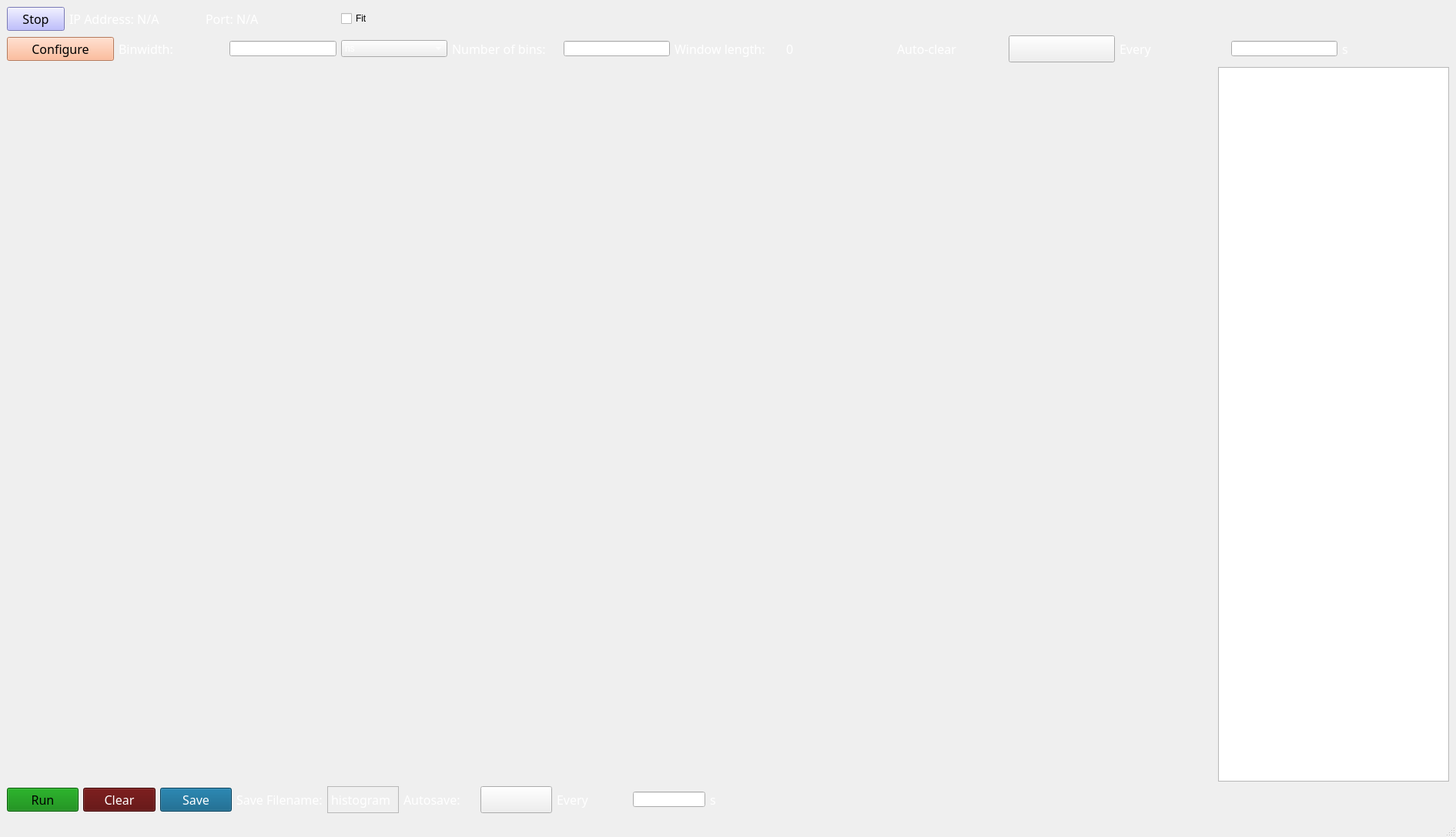
<?xml version="1.0" encoding="UTF-8"?>
<ui version="4.0">
 <class>MainWindow</class>
 <widget class="QMainWindow" name="MainWindow">
  <property name="geometry">
   <rect>
    <x>0</x>
    <y>0</y>
    <width>1891</width>
    <height>1087</height>
   </rect>
  </property>
  <property name="sizePolicy">
   <sizepolicy hsizetype="Expanding" vsizetype="Expanding">
    <horstretch>0</horstretch>
    <verstretch>0</verstretch>
   </sizepolicy>
  </property>
  <property name="windowTitle">
   <string>Count Histogram</string>
  </property>
  <property name="styleSheet">
   <string notr="true"/>
  </property>
  <widget class="QWidget" name="centralwidget">
   <layout class="QGridLayout" name="gridLayout">
    <item row="0" column="0" colspan="3">
     <layout class="QHBoxLayout" name="horizontalLayout">
      <property name="sizeConstraint">
       <enum>QLayout::SetMinimumSize</enum>
      </property>
      <item>
       <widget class="QPushButton" name="stop_button">
        <property name="maximumSize">
         <size>
          <width>75</width>
          <height>50</height>
         </size>
        </property>
        <property name="font">
         <font>
          <family>Calibri Light</family>
          <pointsize>12</pointsize>
         </font>
        </property>
        <property name="styleSheet">
         <string notr="true">background-color: rgb(170, 170, 255);</string>
        </property>
        <property name="text">
         <string>Stop</string>
        </property>
        <property name="checkable">
         <bool>true</bool>
        </property>
       </widget>
      </item>
      <item>
       <widget class="QLabel" name="ip_label">
        <property name="maximumSize">
         <size>
          <width>16777215</width>
          <height>50</height>
         </size>
        </property>
        <property name="font">
         <font>
          <family>Calibri Light</family>
          <pointsize>12</pointsize>
         </font>
        </property>
        <property name="styleSheet">
         <string notr="true">color: rgb(255, 255, 255);</string>
        </property>
        <property name="text">
         <string>IP Address: N/A</string>
        </property>
       </widget>
      </item>
      <item>
       <widget class="QLabel" name="port_label">
        <property name="maximumSize">
         <size>
          <width>16777215</width>
          <height>50</height>
         </size>
        </property>
        <property name="font">
         <font>
          <family>Calibri Light</family>
          <pointsize>12</pointsize>
         </font>
        </property>
        <property name="styleSheet">
         <string notr="true">color: rgb(255, 255, 255);</string>
        </property>
        <property name="text">
         <string>Port: N/A</string>
        </property>
       </widget>
      </item>
     </layout>
    </item>
    <item row="1" column="0">
     <widget class="QPushButton" name="configure">
      <property name="maximumSize">
       <size>
        <width>150</width>
        <height>16777215</height>
       </size>
      </property>
      <property name="font">
       <font>
        <family>Calibri Light</family>
        <pointsize>12</pointsize>
       </font>
      </property>
      <property name="styleSheet">
       <string notr="true">background-color: rgb(255, 170, 127);</string>
      </property>
      <property name="text">
       <string>Configure</string>
      </property>
      <property name="checkable">
       <bool>false</bool>
      </property>
     </widget>
    </item>
    <item row="1" column="1">
     <widget class="QLabel" name="param_2">
      <property name="maximumSize">
       <size>
        <width>16777215</width>
        <height>16777215</height>
       </size>
      </property>
      <property name="font">
       <font>
        <family>Calibri Light</family>
        <pointsize>12</pointsize>
       </font>
      </property>
      <property name="styleSheet">
       <string notr="true">color: rgb(255, 255, 255);</string>
      </property>
      <property name="text">
       <string>Binwidth:</string>
      </property>
     </widget>
    </item>
    <item row="1" column="2">
     <widget class="QDoubleSpinBox" name="binwidth">
      <property name="styleSheet">
       <string notr="true">color: rgb(255, 255, 255);
font: 25 12pt &quot;Calibri Light&quot;;</string>
      </property>
      <property name="frame">
       <bool>true</bool>
      </property>
      <property name="buttonSymbols">
       <enum>QAbstractSpinBox::NoButtons</enum>
      </property>
      <property name="decimals">
       <number>2</number>
      </property>
      <property name="minimum">
       <double>0.000000000000000</double>
      </property>
      <property name="maximum">
       <double>10000000000000000000000.000000000000000</double>
      </property>
      <property name="value">
       <double>1.000000000000000</double>
      </property>
     </widget>
    </item>
    <item row="1" column="3">
     <widget class="QComboBox" name="units">
      <property name="styleSheet">
       <string notr="true">color: rgb(255, 255, 255);
font: 25 12pt &quot;Calibri Light&quot;;</string>
      </property>
      <property name="currentIndex">
       <number>1</number>
      </property>
      <item>
       <property name="text">
        <string>ps</string>
       </property>
      </item>
      <item>
       <property name="text">
        <string>ns</string>
       </property>
      </item>
      <item>
       <property name="text">
        <string>us</string>
       </property>
      </item>
      <item>
       <property name="text">
        <string>ms</string>
       </property>
      </item>
     </widget>
    </item>
    <item row="1" column="4">
     <widget class="QLabel" name="param_3">
      <property name="maximumSize">
       <size>
        <width>16777215</width>
        <height>16777215</height>
       </size>
      </property>
      <property name="font">
       <font>
        <family>Calibri Light</family>
        <pointsize>12</pointsize>
       </font>
      </property>
      <property name="styleSheet">
       <string notr="true">color: rgb(255, 255, 255);</string>
      </property>
      <property name="text">
       <string>Number of bins:</string>
      </property>
     </widget>
    </item>
    <item row="1" column="5">
     <widget class="QSpinBox" name="n_bins">
      <property name="styleSheet">
       <string notr="true">color: rgb(255, 255, 255);
font: 25 12pt &quot;Calibri Light&quot;;</string>
      </property>
      <property name="frame">
       <bool>true</bool>
      </property>
      <property name="buttonSymbols">
       <enum>QAbstractSpinBox::NoButtons</enum>
      </property>
      <property name="maximum">
       <number>1000000000</number>
      </property>
      <property name="value">
       <number>1000</number>
      </property>
     </widget>
    </item>
    <item row="1" column="6">
     <widget class="QLabel" name="param_4">
      <property name="maximumSize">
       <size>
        <width>16777215</width>
        <height>16777215</height>
       </size>
      </property>
      <property name="font">
       <font>
        <family>Calibri Light</family>
        <pointsize>12</pointsize>
       </font>
      </property>
      <property name="styleSheet">
       <string notr="true">color: rgb(255, 255, 255);</string>
      </property>
      <property name="text">
       <string>Window length:</string>
      </property>
     </widget>
    </item>
    <item row="1" column="7">
     <widget class="QLabel" name="window_length">
      <property name="maximumSize">
       <size>
        <width>16777215</width>
        <height>16777215</height>
       </size>
      </property>
      <property name="font">
       <font>
        <family>Calibri Light</family>
        <pointsize>12</pointsize>
       </font>
      </property>
      <property name="styleSheet">
       <string notr="true">color: rgb(255, 255, 255);</string>
      </property>
      <property name="text">
       <string>0</string>
      </property>
     </widget>
    </item>
    <item row="1" column="8">
     <widget class="QLabel" name="param_9">
      <property name="maximumSize">
       <size>
        <width>16777215</width>
        <height>16777215</height>
       </size>
      </property>
      <property name="font">
       <font>
        <family>Calibri Light</family>
        <pointsize>12</pointsize>
       </font>
      </property>
      <property name="styleSheet">
       <string notr="true">color: rgb(255, 255, 255);</string>
      </property>
      <property name="text">
       <string>Auto-clear</string>
      </property>
     </widget>
    </item>
    <item row="1" column="9">
     <widget class="QPushButton" name="auto_clear">
      <property name="font">
       <font>
        <family>Calibri Light</family>
        <pointsize>14</pointsize>
       </font>
      </property>
      <property name="text">
       <string/>
      </property>
      <property name="icon">
       <iconset>
        <normaloff>green_LED_off.svg</normaloff>
        <normalon>green_LED_on.svg</normalon>green_LED_off.svg</iconset>
      </property>
      <property name="checkable">
       <bool>true</bool>
      </property>
      <property name="checked">
       <bool>false</bool>
      </property>
      <property name="autoExclusive">
       <bool>false</bool>
      </property>
     </widget>
    </item>
    <item row="1" column="10">
     <widget class="QLabel" name="param_11">
      <property name="maximumSize">
       <size>
        <width>16777215</width>
        <height>16777215</height>
       </size>
      </property>
      <property name="font">
       <font>
        <family>Calibri Light</family>
        <pointsize>12</pointsize>
       </font>
      </property>
      <property name="styleSheet">
       <string notr="true">color: rgb(255, 255, 255);</string>
      </property>
      <property name="text">
       <string>Every</string>
      </property>
     </widget>
    </item>
    <item row="1" column="11">
     <widget class="QSpinBox" name="clear_time">
      <property name="styleSheet">
       <string notr="true">color: rgb(255, 255, 255);
font: 25 12pt &quot;Calibri Light&quot;;</string>
      </property>
      <property name="frame">
       <bool>true</bool>
      </property>
      <property name="buttonSymbols">
       <enum>QAbstractSpinBox::NoButtons</enum>
      </property>
      <property name="maximum">
       <number>1000000000</number>
      </property>
      <property name="value">
       <number>10</number>
      </property>
     </widget>
    </item>
    <item row="1" column="12">
     <widget class="QLabel" name="param_12">
      <property name="maximumSize">
       <size>
        <width>16777215</width>
        <height>16777215</height>
       </size>
      </property>
      <property name="font">
       <font>
        <family>Calibri Light</family>
        <pointsize>12</pointsize>
       </font>
      </property>
      <property name="styleSheet">
       <string notr="true">color: rgb(255, 255, 255);</string>
      </property>
      <property name="text">
       <string>s</string>
      </property>
     </widget>
    </item>
    <item row="2" column="0" colspan="13">
     <layout class="QHBoxLayout" name="horizontalLayout_2">
      <item>
       <widget class="PlotWidget" name="graph" native="true">
        <property name="sizePolicy">
         <sizepolicy hsizetype="Expanding" vsizetype="Expanding">
          <horstretch>0</horstretch>
          <verstretch>0</verstretch>
         </sizepolicy>
        </property>
        <property name="minimumSize">
         <size>
          <width>1500</width>
          <height>500</height>
         </size>
        </property>
       </widget>
      </item>
      <item>
       <layout class="QVBoxLayout" name="graph_layout">
        <item>
         <widget class="GraphicsView" name="legend">
          <property name="minimumSize">
           <size>
            <width>300</width>
            <height>0</height>
           </size>
          </property>
          <property name="maximumSize">
           <size>
            <width>300</width>
            <height>16777215</height>
           </size>
          </property>
         </widget>
        </item>
       </layout>
      </item>
     </layout>
    </item>
    <item row="3" column="0" colspan="7">
     <layout class="QHBoxLayout" name="horizontalLayout_4">
      <item>
       <widget class="QPushButton" name="run">
        <property name="maximumSize">
         <size>
          <width>150</width>
          <height>16777215</height>
         </size>
        </property>
        <property name="font">
         <font>
          <family>Calibri Light</family>
          <pointsize>12</pointsize>
         </font>
        </property>
        <property name="styleSheet">
         <string notr="true">background-color: green;</string>
        </property>
        <property name="text">
         <string>Run</string>
        </property>
        <property name="checkable">
         <bool>false</bool>
        </property>
       </widget>
      </item>
      <item>
       <widget class="QPushButton" name="clear">
        <property name="maximumSize">
         <size>
          <width>150</width>
          <height>16777215</height>
         </size>
        </property>
        <property name="font">
         <font>
          <family>Calibri Light</family>
          <pointsize>12</pointsize>
         </font>
        </property>
        <property name="styleSheet">
         <string notr="true">background-color: rgb(85, 0, 0);
color: rgb(255, 255, 255);</string>
        </property>
        <property name="text">
         <string>Clear</string>
        </property>
        <property name="checkable">
         <bool>false</bool>
        </property>
       </widget>
      </item>
      <item>
       <widget class="QPushButton" name="save">
        <property name="maximumSize">
         <size>
          <width>150</width>
          <height>16777215</height>
         </size>
        </property>
        <property name="font">
         <font>
          <family>Calibri Light</family>
          <pointsize>12</pointsize>
         </font>
        </property>
        <property name="styleSheet">
         <string notr="true">background-color: rgb(0, 85, 127);
color: rgb(255, 255, 255);</string>
        </property>
        <property name="text">
         <string>Save</string>
        </property>
        <property name="checkable">
         <bool>false</bool>
        </property>
       </widget>
      </item>
      <item>
       <widget class="QLabel" name="param_8">
        <property name="maximumSize">
         <size>
          <width>16777215</width>
          <height>16777215</height>
         </size>
        </property>
        <property name="font">
         <font>
          <family>Calibri Light</family>
          <pointsize>12</pointsize>
         </font>
        </property>
        <property name="styleSheet">
         <string notr="true">color: rgb(255, 255, 255);</string>
        </property>
        <property name="text">
         <string>Save Filename:</string>
        </property>
       </widget>
      </item>
      <item>
       <widget class="QLabel" name="save_name">
        <property name="maximumSize">
         <size>
          <width>16777215</width>
          <height>16777215</height>
         </size>
        </property>
        <property name="font">
         <font>
          <family>Calibri Light</family>
          <pointsize>12</pointsize>
         </font>
        </property>
        <property name="styleSheet">
         <string notr="true">color: rgb(255, 255, 255);</string>
        </property>
        <property name="frameShape">
         <enum>QFrame::StyledPanel</enum>
        </property>
        <property name="text">
         <string>histogram</string>
        </property>
        <property name="textInteractionFlags">
         <set>Qt::LinksAccessibleByKeyboard|Qt::LinksAccessibleByMouse|Qt::TextBrowserInteraction|Qt::TextEditable|Qt::TextEditorInteraction|Qt::TextSelectableByKeyboard|Qt::TextSelectableByMouse</set>
        </property>
       </widget>
      </item>
      <item>
       <widget class="QLabel" name="param_10">
        <property name="maximumSize">
         <size>
          <width>16777215</width>
          <height>16777215</height>
         </size>
        </property>
        <property name="font">
         <font>
          <family>Calibri Light</family>
          <pointsize>12</pointsize>
         </font>
        </property>
        <property name="styleSheet">
         <string notr="true">color: rgb(255, 255, 255);</string>
        </property>
        <property name="text">
         <string>Autosave:</string>
        </property>
       </widget>
      </item>
      <item>
       <widget class="QPushButton" name="autosave">
        <property name="font">
         <font>
          <family>Calibri Light</family>
          <pointsize>14</pointsize>
         </font>
        </property>
        <property name="text">
         <string/>
        </property>
        <property name="icon">
         <iconset>
          <normaloff>green_LED_off.svg</normaloff>
          <normalon>green_LED_on.svg</normalon>green_LED_off.svg</iconset>
        </property>
        <property name="checkable">
         <bool>true</bool>
        </property>
        <property name="checked">
         <bool>false</bool>
        </property>
        <property name="autoExclusive">
         <bool>false</bool>
        </property>
       </widget>
      </item>
      <item>
       <widget class="QLabel" name="param_13">
        <property name="maximumSize">
         <size>
          <width>16777215</width>
          <height>16777215</height>
         </size>
        </property>
        <property name="font">
         <font>
          <family>Calibri Light</family>
          <pointsize>12</pointsize>
         </font>
        </property>
        <property name="styleSheet">
         <string notr="true">color: rgb(255, 255, 255);</string>
        </property>
        <property name="text">
         <string>Every</string>
        </property>
       </widget>
      </item>
      <item>
       <widget class="QSpinBox" name="save_time">
        <property name="styleSheet">
         <string notr="true">color: rgb(255, 255, 255);
font: 25 12pt &quot;Calibri Light&quot;;</string>
        </property>
        <property name="frame">
         <bool>true</bool>
        </property>
        <property name="buttonSymbols">
         <enum>QAbstractSpinBox::NoButtons</enum>
        </property>
        <property name="maximum">
         <number>1000000000</number>
        </property>
        <property name="value">
         <number>10</number>
        </property>
       </widget>
      </item>
      <item>
       <widget class="QLabel" name="param_14">
        <property name="maximumSize">
         <size>
          <width>16777215</width>
          <height>16777215</height>
         </size>
        </property>
        <property name="font">
         <font>
          <family>Calibri Light</family>
          <pointsize>12</pointsize>
         </font>
        </property>
        <property name="styleSheet">
         <string notr="true">color: rgb(255, 255, 255);</string>
        </property>
        <property name="text">
         <string>s</string>
        </property>
       </widget>
      </item>
     </layout>
    </item>
    <item row="0" column="3">
     <widget class="QCheckBox" name="fit">
      <property name="text">
       <string>Fit</string>
      </property>
     </widget>
    </item>
   </layout>
  </widget>
  <widget class="QMenuBar" name="menubar">
   <property name="geometry">
    <rect>
     <x>0</x>
     <y>0</y>
     <width>1891</width>
     <height>26</height>
    </rect>
   </property>
  </widget>
  <widget class="QStatusBar" name="statusbar"/>
 </widget>
 <customwidgets>
  <customwidget>
   <class>PlotWidget</class>
   <extends>QWidget</extends>
   <header>pyqtgraph</header>
   <container>1</container>
  </customwidget>
  <customwidget>
   <class>GraphicsView</class>
   <extends>QGraphicsView</extends>
   <header>pyqtgraph</header>
  </customwidget>
 </customwidgets>
 <resources/>
 <connections/>
</ui>
